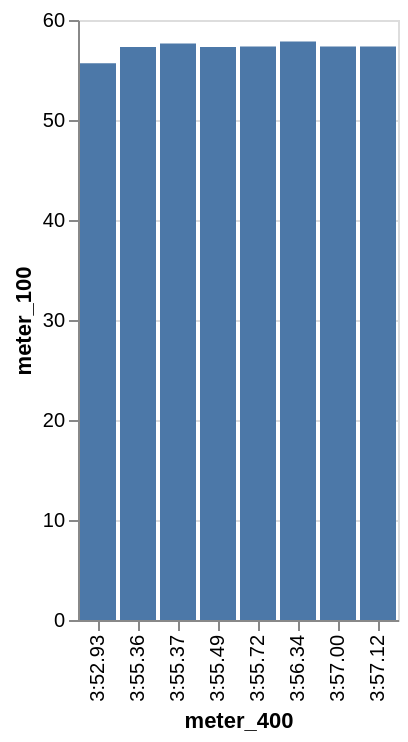

Vega-Lite specification for this chart:
### Vega-Lite specification from a JSON file in a GitHub repository (floating-point values rounded to 4 significant figures)
{"data": {"values": [{"x_data": "3:52.93", "y_data": 55.67}, {"x_data": "3:55.36", "y_data": 57.31}, {"x_data": "3:55.37", "y_data": 57.66}, {"x_data": "3:55.49", "y_data": 57.31}, {"x_data": "3:55.72", "y_data": 57.35}, {"x_data": "3:56.34", "y_data": 57.84}, {"x_data": "3:57.00", "y_data": 57.34}, {"x_data": "3:57.12", "y_data": 57.34}]}, "mark": "bar", "encoding": {"x": {"field": "x_data", "type": "nominal", "title": "meter_400", "sort": "ascending"}, "y": {"field": "y_data", "type": "quantitative", "title": "meter_100"}}}
